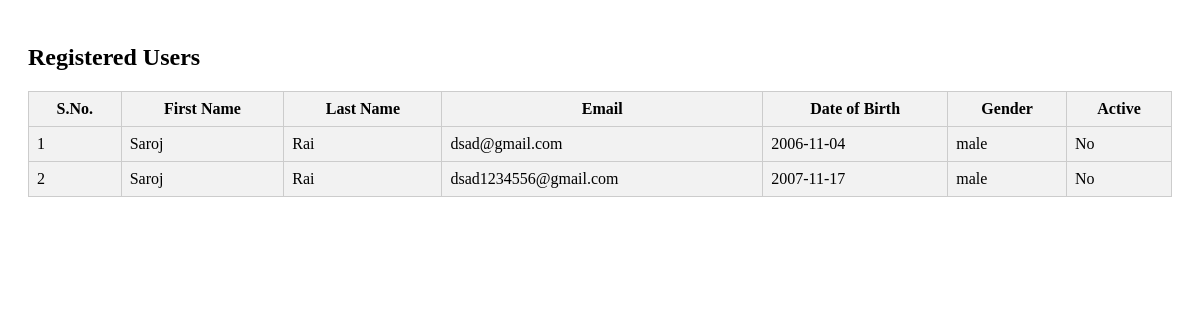
The app's page /admin/dashboard/registered_users.php, older data.
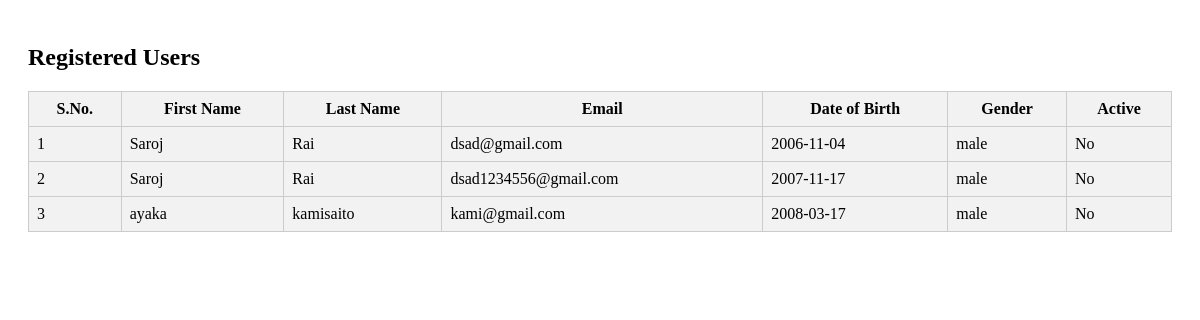
The same page, newer data.
### tables this page shows
CREATE TABLE `users_credentials` (
  `id` int(11) NOT NULL,
  `firstname` varchar(50) NOT NULL,
  `lastname` varchar(50) NOT NULL,
  `email` varchar(100) NOT NULL,
  `password` varchar(255) NOT NULL,
  `dob` date NOT NULL,
  `gender` enum('male','female','other') NOT NULL,
  `roles` varchar(255) DEFAULT 'normie',
  `created_at` timestamp NOT NULL DEFAULT current_timestamp()
);

### admin/dashboard/registered_users.php (the view, shortened to what this page needs)
<?php
require_once('../../includes/db_connection.php');
$query = "SELECT firstname, lastname, email, dob, gender FROM users_credentials";
$result = $conn->query($query);
$users = [];
if ($result->num_rows > 0) {
    while ($row = $result->fetch_assoc()) {
        $users[] = $row;
    }
}
?>
<!DOCTYPE html>
<html>
<head>
    <link rel="stylesheet" type="text/css" href="../../css/registered_users.css">
</head>
<body>
    <div class="registered-users">
        <h1>Registered Users</h1>
        <table>
            <thead>
                <tr>
                    <th>S.No.</th>
                    <th>First Name</th>
                    <th>Last Name</th>
                    <th>Email</th>
                    <th>Date of Birth</th>
                    <th>Gender</th>
                    <th>Active</th>
                </tr>
            </thead>
            <tbody>
                <?php
                $rowNum = 0;
                foreach ($users as $user):
                    $rowNum++;
                ?>
                    <tr>
                        <td><?php echo $rowNum; ?></td>
                        <td><?php echo $user['firstname']; ?></td>
                        <td><?php echo $user['lastname']; ?></td>
                        <td><?php echo $user['email']; ?></td>
                        <td><?php echo $user['dob']; ?></td>
                        <td><?php echo $user['gender']; ?></td>
                        <td>No</td>
                    </tr>
                <?php endforeach; ?>
            </tbody>
        </table>
    </div>
</body>
</html>

### css/registered_users.css (style rules this page uses)
.registered-users { padding: 20px; overflow-x: hidden; }
.registered-users h1 { font-size: 24px; font-weight: 600; margin-bottom: 20px; }
.registered-users table { width: 100%; border-collapse: collapse; }
.registered-users th, .registered-users td { border: 1px solid #ccc; background-color: #f2f2f2; padding: 8px; }
.registered-users th { background-color: #f2f2f2; font-weight: bold; }

Row changes from the older to the newer data that the page shows:
added users_credentials: firstname "ayaka", lastname "kamisaito", email "kami@gmail.com", dob "2008-03-17", gender "male"
